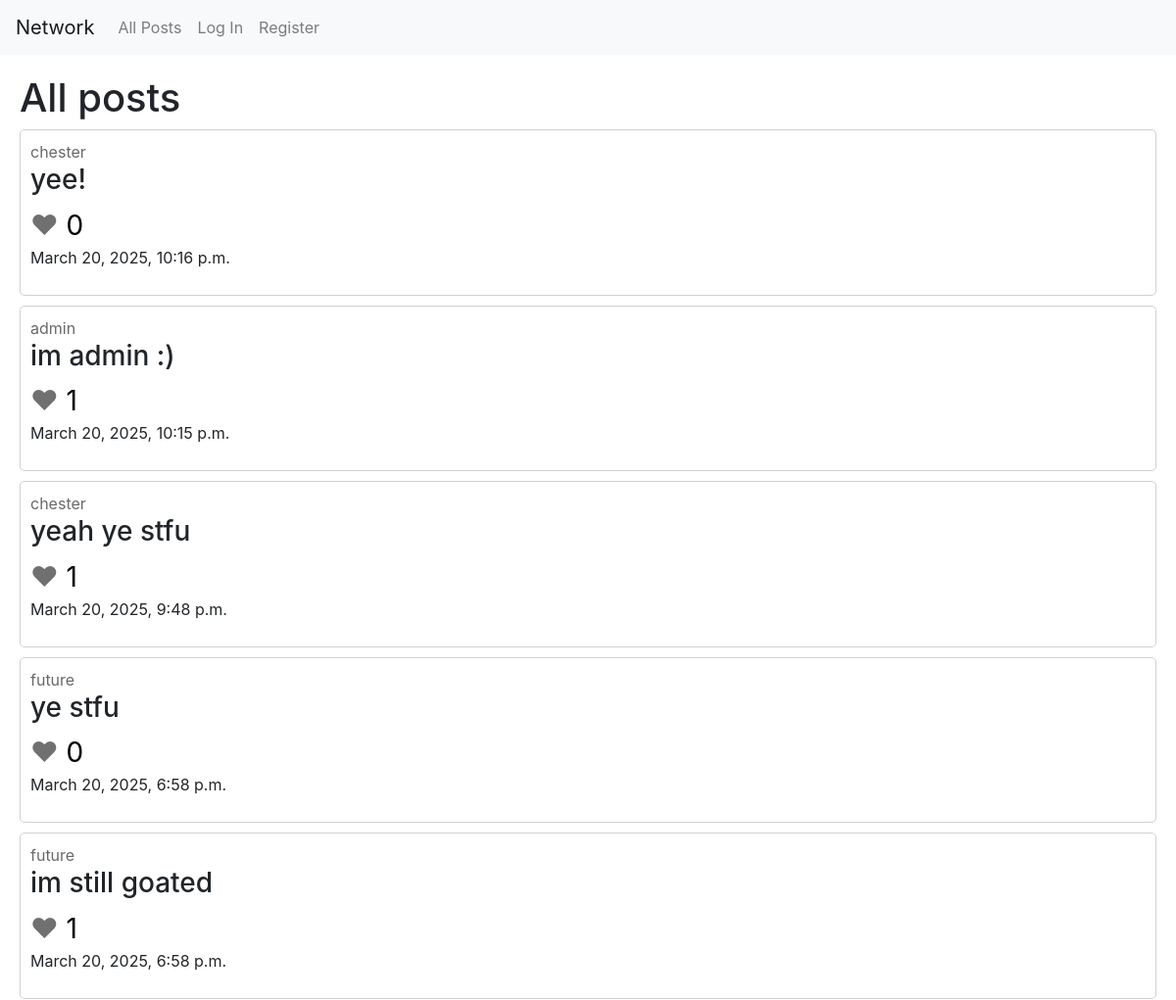
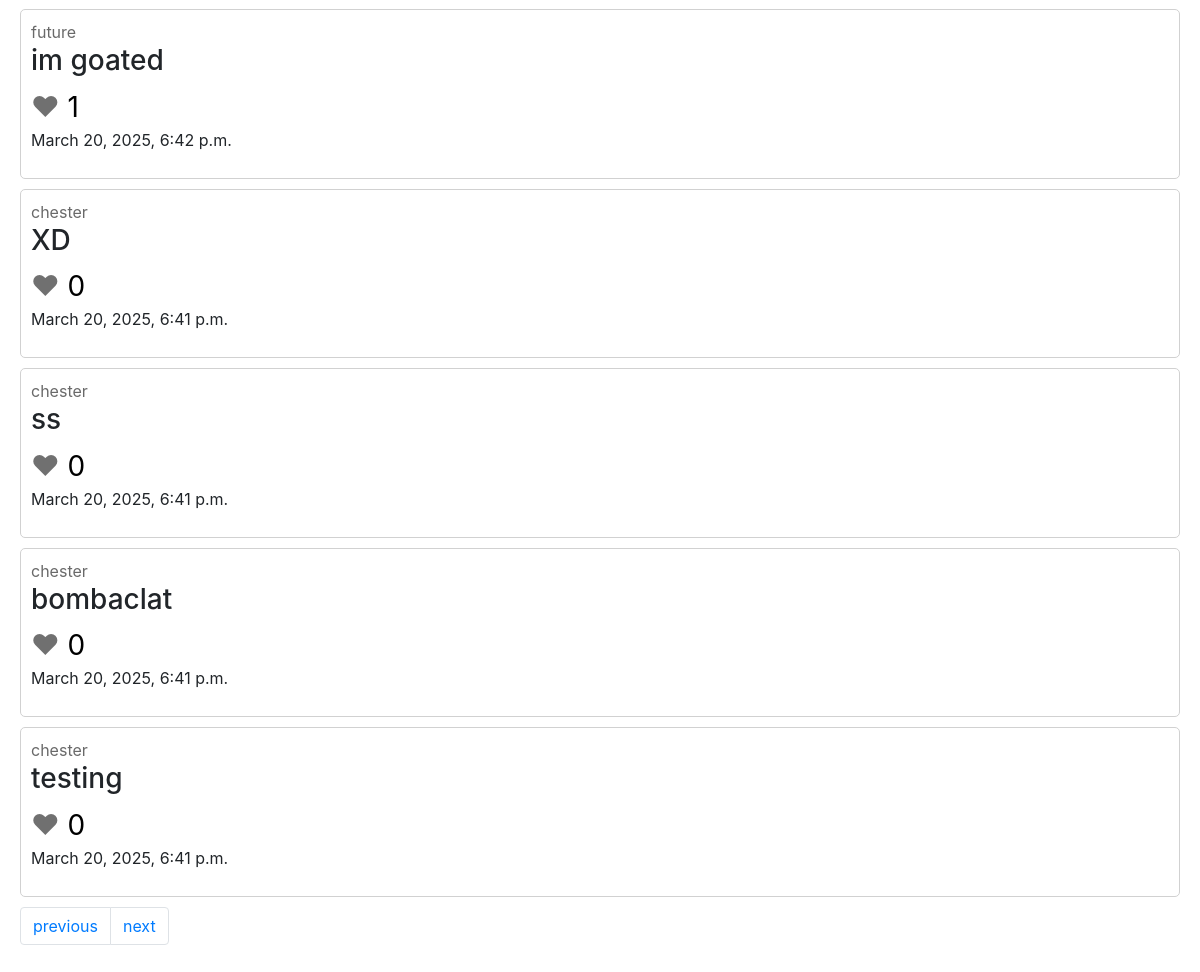
Screenshot of /?page=2 with the database file from the repository (2 pictures, top to bottom).
### network/models.py (models this page shows, shortened)
class Post(models.Model):
    content = models.TextField(max_length=250)
    likes = models.ManyToManyField(User, blank=True, related_name="users_who_liked")
    creator = models.ForeignKey(User, on_delete=models.CASCADE)
    timestamp = models.DateTimeField(auto_now_add=True)

class User(AbstractUser):
    followers = models.ManyToManyField("self", blank=True, symmetrical=False, related_name="following_users")
    following = models.ManyToManyField("self", blank=True, symmetrical=False, related_name="followers_users")

### network/views.py (the view)
# urls.py: path("", views.index, name="index"),
def index(request):
    all_posts = Post.objects.all().order_by("-timestamp")
    if request.method == "POST":
        content = request.POST["content"]
        new_post = Post(content=content, creator=request.user)
        new_post.save()
        return HttpResponseRedirect(reverse('index'))
    else:
        page = request.GET.get('page')
        paginator = Paginator(all_posts, 10)
        page_obj = paginator.get_page(page)
        return render(request, "network/index.html", {
            "all_posts": page_obj
        })

### network/templates/network/index.html (shortened to what this page needs)
{% extends "network/layout.html" %}
{% block body %}
    <h1>All posts</h1>
    {% include 'network/posts.html' %}
{% endblock %}

### network/templates/network/posts.html (shortened to what this page needs)
{% for post in all_posts %}
    <div class="post">
        <span class="firstspan"><a href="{% url 'user_account' post.creator %}" class="user-link">{{ post.creator }}</a></span>
        <h3 class="post-content">{{ post.content }}</h3>
        {% if user.is_authenticated %}
            {% if user in post.likes.all %}
                <span class="heart-liked" data-post-id="{{ post.id }}">
                    &hearts;
                </span>
            {% else %}
                <span class="heart" data-post-id="{{ post.id }}">
                    &hearts;
                </span>
            {% endif %}
        {% else %}
            <span class="heart-unlikable" data-post-id="{{ post.id }}">
                &hearts;
            </span>
        {% endif %}
        <span class="likes"> {{ post.likes.count }}</span>
        <p>
        <span>{{ post.timestamp }}</span>
        </p>
    </div>
    {% empty %}
    <h3>No posts at the moment</h3>
{% endfor %}
<div class="pagination text-center">
    <span class="step-links">
        <ul class="pagination justify-content-center">
        {% if all_posts.has_previous %}
            <li class="page-item"><a href="?page={{ all_posts.previous_page_number }}" class="page-link">previous</a></li>
        {% endif %}
        {% if all_posts.has_next %}
            <li class="page-item"><a href="?page={{ all_posts.next_page_number }}" class="page-link">next</a></li>
        {% endif %}
        </ul>
    </span>
</div>

### network/static/network/styles.css (style rules this page uses)
.post { border: solid rgb(209, 209, 209) 1px; border-radius: 5px; margin-bottom: 10px; padding: 10px; }
.user-link { color: rgb(105, 105, 105); }
.heart, .heart-unlikable { font-size: 28px; color: rgb(112, 112, 112); }
.likes { color: rgb(0, 0, 0); font-size: 28px; }

### rows the page displays
Post: creator "chester", content "yee!", likes.count "0", timestamp "March 20, 2025, 10:16 p.m."
Post: creator "admin", content "im admin :)", likes.count "1", timestamp "March 20, 2025, 10:15 p.m."
Post: creator "chester", content "yeah ye stfu", likes.count "1", timestamp "March 20, 2025, 9:48 p.m."
Post: creator "future", content "ye stfu", likes.count "0", timestamp "March 20, 2025, 6:58 p.m."
Post: creator "future", content "im still goated", likes.count "1", timestamp "March 20, 2025, 6:58 p.m."
Post: creator "future", content "im goated", likes.count "1", timestamp "March 20, 2025, 6:42 p.m."
Post: creator "chester", content "XD", likes.count "0", timestamp "March 20, 2025, 6:41 p.m."
Post: creator "chester", content "ss", likes.count "0", timestamp "March 20, 2025, 6:41 p.m."
Post: creator "chester", content "bombaclat", likes.count "0", timestamp "March 20, 2025, 6:41 p.m."
Post: creator "chester", content "testing", likes.count "0", timestamp "March 20, 2025, 6:41 p.m."
